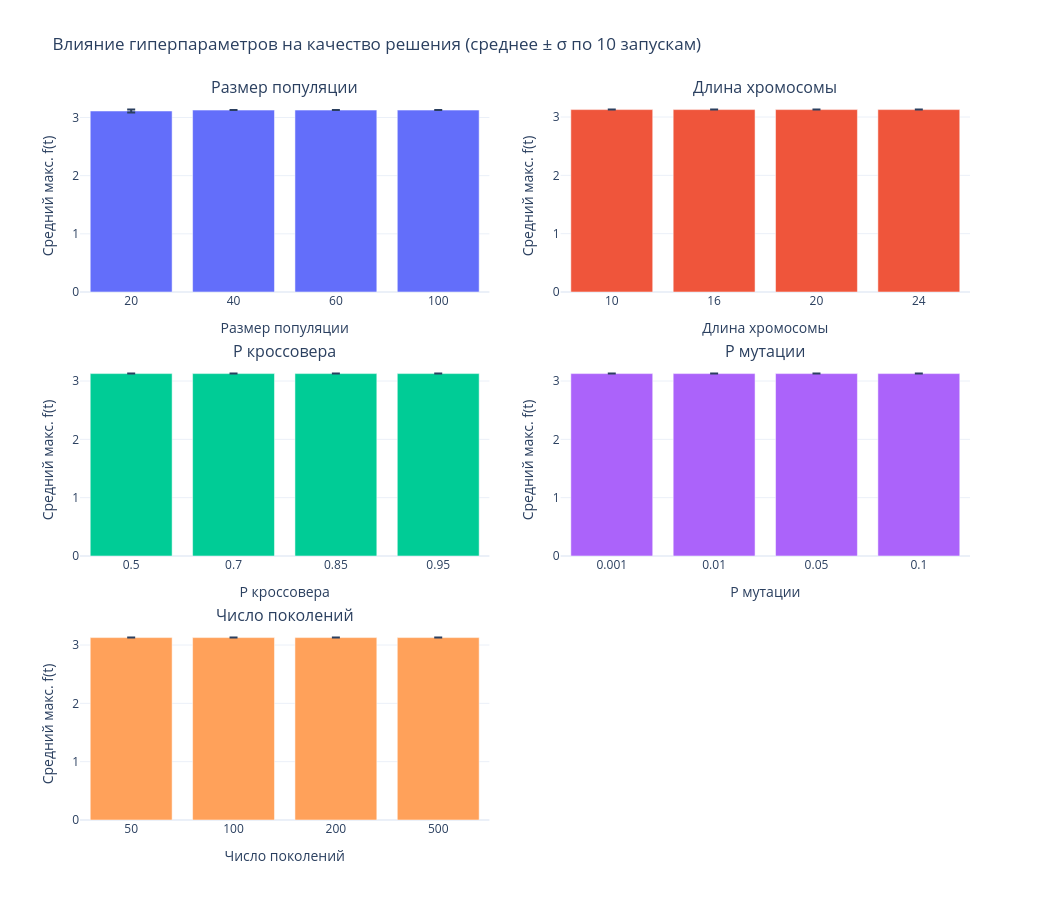

Notebook code cell kept with this figure:
### Code cell
fig = make_subplots(
    rows=3, cols=2,
    subplot_titles=[
        PARAM_LABELS[p] for p in PARAM_GRID
    ] + [""],
    vertical_spacing=0.10, horizontal_spacing=0.08
)

colors = ["#636EFA", "#EF553B", "#00CC96", "#AB63FA", "#FFA15A"]

positions = [(1, 1), (1, 2), (2, 1), (2, 2), (3, 1)]

for idx, (param_name, values) in enumerate(PARAM_GRID.items()):
    row, col = positions[idx]
    means = [param_results[param_name][v]["mean_fit"] for v in values]
    stds = [param_results[param_name][v]["std_fit"] for v in values]
    labels = [str(v) for v in values]

    fig.add_trace(go.Bar(
        x=labels, y=means,
        error_y=dict(type="data", array=stds, visible=True),
        marker_color=colors[idx],
        name=PARAM_LABELS[param_name],
        showlegend=False,
    ), row=row, col=col)

    fig.update_xaxes(title_text=PARAM_LABELS[param_name], row=row, col=col)
    fig.update_yaxes(title_text="Средний макс. f(t)", row=row, col=col)

fig.update_layout(
    title_text="Влияние гиперпараметров на качество решения (среднее ± σ по 10 запускам)",
    template="plotly_white", width=1050, height=900,
    showlegend=False
)
fig.write_html(str(OUTPUTS / "04_param_analysis.html"))
fig.show()

### Figure 1 — Plotly figure (JSON) as saved in the notebook; plotly's stock layout.template omitted (floating-point values rounded to 4 significant figures)
{"data": [{"error_y": {"array": [0.0241, 4.044e-05, 2.476e-05, 7.121e-11], "type": "data", "visible": true}, "marker": {"color": "#636EFA"}, "name": "Размер популяции", "showlegend": false, "type": "bar", "x": ["20", "40", "60", "100"], "xaxis": "x", "y": [3.111, 3.127, 3.127, 3.127], "yaxis": "y"}, {"error_y": {"array": [0.0, 4.441e-16, 2.476e-05, 2.474e-05], "type": "data", "visible": true}, "marker": {"color": "#EF553B"}, "name": "Длина хромосомы", "showlegend": false, "type": "bar", "x": ["10", "16", "20", "24"], "xaxis": "x2", "y": [3.127, 3.127, 3.127, 3.127], "yaxis": "y2"}, {"error_y": {"array": [3.302e-05, 2.476e-05, 2.476e-05, 0.0], "type": "data", "visible": true}, "marker": {"color": "#00CC96"}, "name": "P кроссовера", "showlegend": false, "type": "bar", "x": ["0.5", "0.7", "0.85", "0.95"], "xaxis": "x3", "y": [3.127, 3.127, 3.127, 3.127], "yaxis": "y3"}, {"error_y": {"array": [3.586e-05, 2.476e-05, 0.0, 5.539e-10], "type": "data", "visible": true}, "marker": {"color": "#AB63FA"}, "name": "P мутации", "showlegend": false, "type": "bar", "x": ["0.001", "0.01", "0.05", "0.1"], "xaxis": "x4", "y": [3.127, 3.127, 3.127, 3.127], "yaxis": "y4"}, {"error_y": {"array": [2.472e-05, 2.476e-05, 2.476e-05, 2.476e-05], "type": "data", "visible": true}, "marker": {"color": "#FFA15A"}, "name": "Число поколений", "showlegend": false, "type": "bar", "x": ["50", "100", "200", "500"], "xaxis": "x5", "y": [3.127, 3.127, 3.127, 3.127], "yaxis": "y5"}], "layout": {"annotations": [{"font": {"size": 16}, "showarrow": false, "text": "Размер популяции", "x": 0.23, "xanchor": "center", "xref": "paper", "y": 1.0, "yanchor": "bottom", "yref": "paper"}, {"font": {"size": 16}, "showarrow": false, "text": "Длина хромосомы", "x": 0.77, "xanchor": "center", "xref": "paper", "y": 1.0, "yanchor": "bottom", "yref": "paper"}, {"font": {"size": 16}, "showarrow": false, "text": "P кроссовера", "x": 0.23, "xanchor": "center", "xref": "paper", "y": 0.6333, "yanchor": "bottom", "yref": "paper"}, {"font": {"size": 16}, "showarrow": false, "text": "P мутации", "x": 0.77, "xanchor": "center", "xref": "paper", "y": 0.6333, "yanchor": "bottom", "yref": "paper"}, {"font": {"size": 16}, "showarrow": false, "text": "Число поколений", "x": 0.23, "xanchor": "center", "xref": "paper", "y": 0.2667, "yanchor": "bottom", "yref": "paper"}], "height": 900, "showlegend": false, "title": {"text": "Влияние гиперпараметров на качество решения (среднее ± σ по 10 запускам)"}, "width": 1050, "xaxis": {"anchor": "y", "domain": [0.0, 0.46], "title": {"text": "Размер популяции"}}, "xaxis2": {"anchor": "y2", "domain": [0.54, 1.0], "title": {"text": "Длина хромосомы"}}, "xaxis3": {"anchor": "y3", "domain": [0.0, 0.46], "title": {"text": "P кроссовера"}}, "xaxis4": {"anchor": "y4", "domain": [0.54, 1.0], "title": {"text": "P мутации"}}, "xaxis5": {"anchor": "y5", "domain": [0.0, 0.46], "title": {"text": "Число поколений"}}, "xaxis6": {"anchor": "y6", "domain": [0.54, 1.0]}, "yaxis": {"anchor": "x", "domain": [0.7333, 1.0], "title": {"text": "Средний макс. f(t)"}}, "yaxis2": {"anchor": "x2", "domain": [0.7333, 1.0], "title": {"text": "Средний макс. f(t)"}}, "yaxis3": {"anchor": "x3", "domain": [0.3667, 0.6333], "title": {"text": "Средний макс. f(t)"}}, "yaxis4": {"anchor": "x4", "domain": [0.3667, 0.6333], "title": {"text": "Средний макс. f(t)"}}, "yaxis5": {"anchor": "x5", "domain": [0.0, 0.2667], "title": {"text": "Средний макс. f(t)"}}, "yaxis6": {"anchor": "x6", "domain": [0.0, 0.2667]}}}
